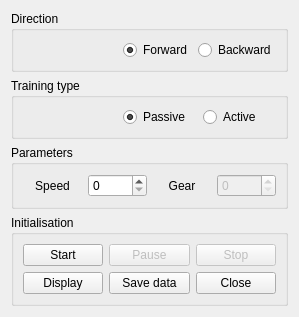
      <widget class="QWidget" name="Motomed_controler_tab">
       <property name="enabled">
        <bool>true</bool>
       </property>
       <attribute name="title">
        <string>Motomed controler</string>
       </attribute>
       <layout class="QGridLayout" name="gridLayout">
        <item row="2" column="0">
         <widget class="QGroupBox" name="Parameters_groupBox">
          <property name="title">
           <string>Parameters</string>
          </property>
          <layout class="QGridLayout" name="gridLayout_12">
           <item row="0" column="2">
            <widget class="QLabel" name="Gear_label">
             <property name="text">
              <string>Gear</string>
             </property>
             <property name="alignment">
              <set>Qt::AlignCenter</set>
             </property>
            </widget>
           </item>
           <item row="0" column="1">
            <widget class="QSpinBox" name="Speed_spinBox">
             <property name="maximum">
              <number>90</number>
             </property>
            </widget>
           </item>
           <item row="0" column="0">
            <widget class="QLabel" name="Speed_label">
             <property name="text">
              <string>Speed</string>
             </property>
             <property name="alignment">
              <set>Qt::AlignCenter</set>
             </property>
            </widget>
           </item>
           <item row="0" column="3">
            <widget class="QSpinBox" name="Gear_spinBox">
             <property name="enabled">
              <bool>false</bool>
             </property>
             <property name="maximum">
              <number>20</number>
             </property>
            </widget>
           </item>
          </layout>
         </widget>
        </item>
        <item row="1" column="0">
         <widget class="QGroupBox" name="Training_type_groupBox">
          <property name="title">
           <string>Training type</string>
          </property>
          <layout class="QGridLayout" name="gridLayout_11">
           <item row="1" column="1">
            <widget class="QRadioButton" name="Passive_radioButton">
             <property name="text">
              <string>Passive</string>
             </property>
             <property name="checked">
              <bool>true</bool>
             </property>
            </widget>
           </item>
           <item row="1" column="2">
            <widget class="QRadioButton" name="Active_radioButton">
             <property name="text">
              <string>Active</string>
             </property>
            </widget>
           </item>
           <item row="1" column="0">
            <spacer name="horizontalSpacer_18">
             <property name="orientation">
              <enum>Qt::Horizontal</enum>
             </property>
             <property name="sizeType">
              <enum>QSizePolicy::Fixed</enum>
             </property>
             <property name="sizeHint" stdset="0">
              <size>
               <width>100</width>
               <height>20</height>
              </size>
             </property>
            </spacer>
           </item>
          </layout>
         </widget>
        </item>
        <item row="0" column="0">
         <widget class="QGroupBox" name="Direction_groupBox">
          <property name="title">
           <string>Direction</string>
          </property>
          <layout class="QGridLayout" name="gridLayout_14">
           <item row="2" column="1">
            <widget class="QRadioButton" name="Forward_radioButton">
             <property name="layoutDirection">
              <enum>Qt::LeftToRight</enum>
             </property>
             <property name="text">
              <string>Forward</string>
             </property>
             <property name="checked">
              <bool>true</bool>
             </property>
            </widget>
           </item>
           <item row="2" column="2">
            <widget class="QRadioButton" name="Backward_radioButton">
             <property name="text">
              <string>Backward</string>
             </property>
            </widget>
           </item>
           <item row="2" column="0">
            <spacer name="horizontalSpacer_17">
             <property name="orientation">
              <enum>Qt::Horizontal</enum>
             </property>
             <property name="sizeType">
              <enum>QSizePolicy::Fixed</enum>
             </property>
             <property name="sizeHint" stdset="0">
              <size>
               <width>100</width>
               <height>20</height>
              </size>
             </property>
            </spacer>
           </item>
          </layout>
         </widget>
        </item>
        <item row="3" column="0">
         <widget class="QGroupBox" name="Initialisation_groupBox">
          <property name="title">
           <string>Initialisation</string>
          </property>
          <layout class="QGridLayout" name="gridLayout_13">
           <item row="0" column="0">
            <widget class="QPushButton" name="Start_motomed_pushButton">
             <property name="text">
              <string>Start</string>
             </property>
            </widget>
           </item>
           <item row="0" column="1">
            <widget class="QPushButton" name="Pause_motomed_pushButton">
             <property name="enabled">
              <bool>false</bool>
             </property>
             <property name="text">
              <string>Pause</string>
             </property>
            </widget>
           </item>
           <item row="0" column="2">
            <widget class="QPushButton" name="Stop_motomed_pushButton">
             <property name="enabled">
              <bool>false</bool>
             </property>
             <property name="text">
              <string>Stop</string>
             </property>
            </widget>
           </item>
           <item row="1" column="1">
            <widget class="QPushButton" name="Save_motomed_pushButton">
             <property name="text">
              <string>Save data</string>
             </property>
            </widget>
           </item>
           <item row="1" column="2">
            <widget class="QPushButton" name="Close_pushButton_1">
             <property name="text">
              <string>Close</string>
             </property>
            </widget>
           </item>
           <item row="1" column="0">
            <widget class="QPushButton" name="Display_pushButton">
             <property name="text">
              <string>Display</string>
             </property>
            </widget>
           </item>
          </layout>
         </widget>
        </item>
       </layout>
      </widget>
